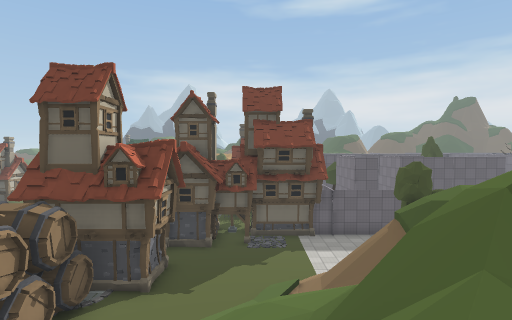
view 1 (above)

14 first-person views from a walk through a scene from a Unity 3-D project. The camera is 1.5 m above the floor, tilts 2° down and sees 80° across. The floor is counted in squares, 2 m on a side. Each view is taken from the middle of a square. On the plan, view 1 faces up. The plan holds only what a view shows up to about 10 squares ahead; the rest is blank. The place goes on beyond the plan. The player character is not drawn. Some animated figures are not drawn. Door leaves are left out, so doorways stand open. Some surface patterns are stand-ins.

view 2
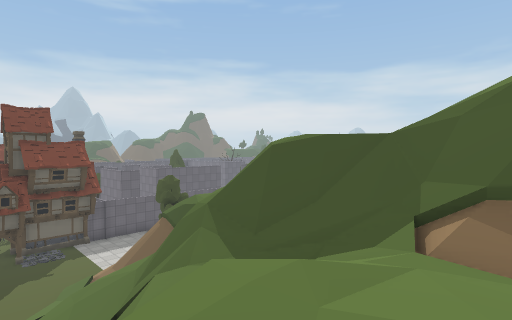

view 3
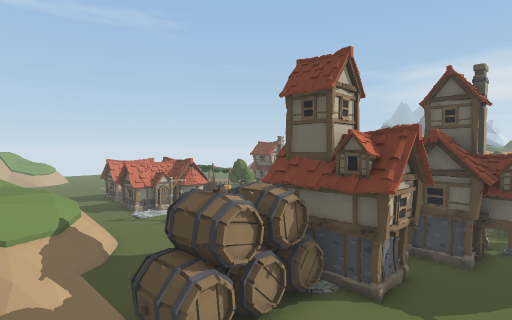

view 4
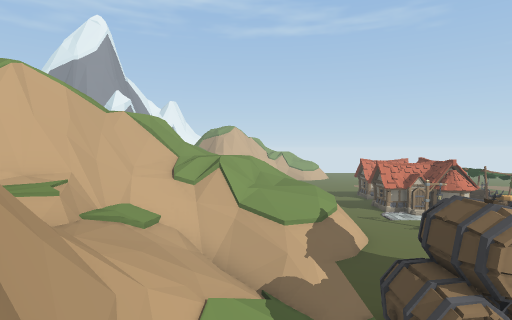

view 5
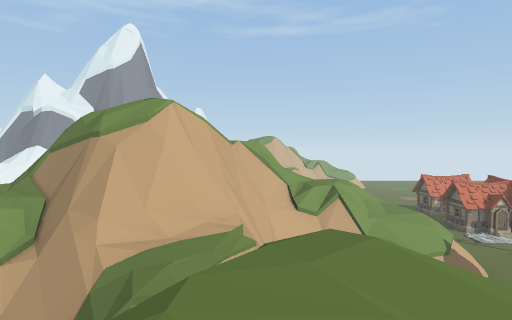

view 6
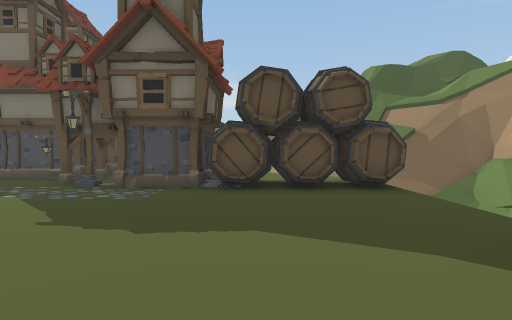

view 7
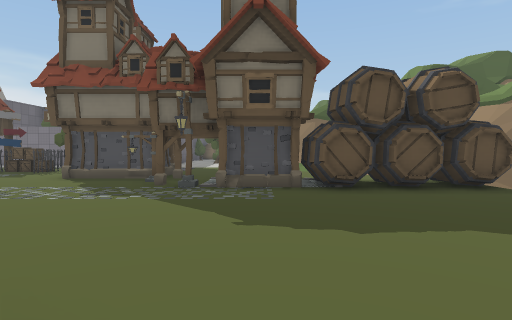

view 8
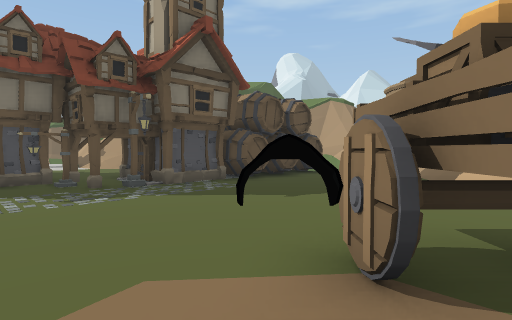

view 9
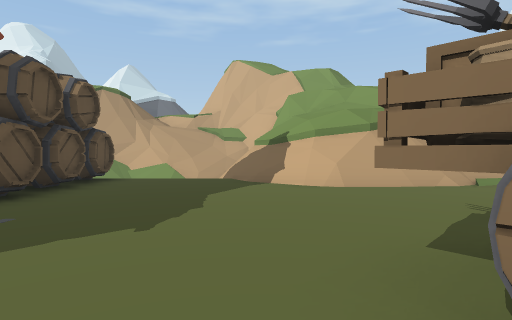

view 10
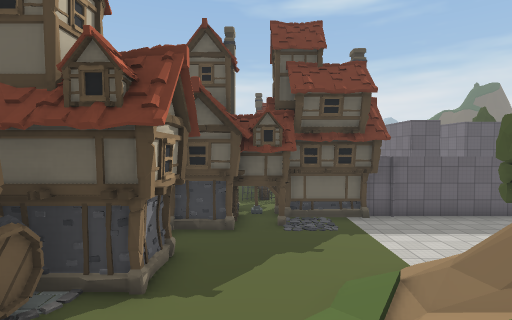

view 11
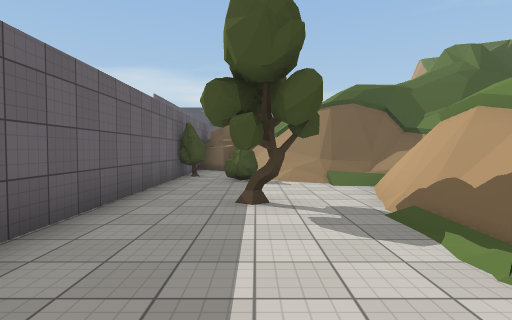

view 12
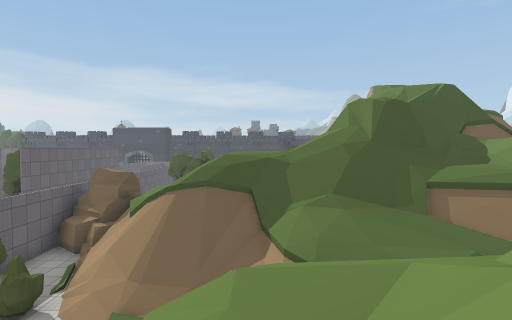

view 13
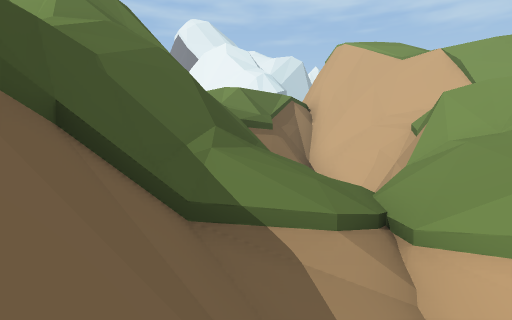

view 14
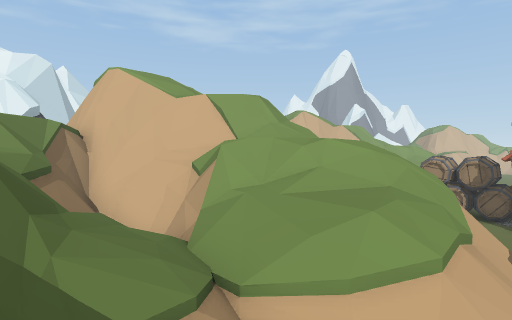

### Floor plan
Key: @ floor where view 1 was taken; # wall or solid block; x gap in a wall; . main floor; - floor 2.5 m lower than the main floor; : floor 3.25 m higher than the main floor; + floor 4.75 m higher than the main floor; * floor 5.5 m higher than the main floor; % floor 6.25 m higher than the main floor; & floor 8.75 m higher than the main floor; $ floor 9.5 m higher than the main floor; / step, stairs or slope; = window, fence, low wall or low ledge; ^ raised ledge; v drop or lower ground; H house; T tree; B bush; O other object.
Columns run from 11 left of view 1 to 13 right of it. Each row starts with its distance up from view 1.
 12 ........HHOHHH######T####
 11 .O.....OHH.H...........##
 10 OO....HOH.......T..B.//v=
  9 OO....H  ..........//=///
  8 ......###....///v#.///
  7 ......##H.../=//////=v/
  6 ...... #...//v//:////v++
  5 ...... #../ /v///:///=//
  4 #=/... #. ///=++/////#//
  3 //////- / //=#/*/#///=##
  2 ://=//-/////#////#////#^
  1 =////////==///##//# ////^
  0  ##=/////#/@/v=v###v////#
 -1  ##///###v/ //x&v#vv%% /#
 -2  ==////=%/%///#$$##    /#
 -3  ###=// //%//##   #
 -4   ###++/           v/
 -5     ##//           v/
 -6     ##v
 -7    ###v
 -8    #//
 -9    #*

Where each view was taken, in squares from view 1:
view 1: 0 up, 0 right, facing up
view 2: 3 down, 2 left, facing up-right
view 3: 1 up, 0 right, facing up-left
view 4: 1 up, 0 right, facing left
view 5: 3 down, 0 right, facing left
view 6: 6 up, 11 left, facing right
view 7: 8 up, 11 left, facing right
view 8: 12 up, 11 left, facing down-right
view 9: 11 up, 9 left, facing down
view 10: 3 up, 1 left, facing up
view 11: 10 up, 1 right, facing right
view 12: 6 up, 3 right, facing right
view 13: 8 up, 9 right, facing down
view 14: 8 up, 10 right, facing down-left
